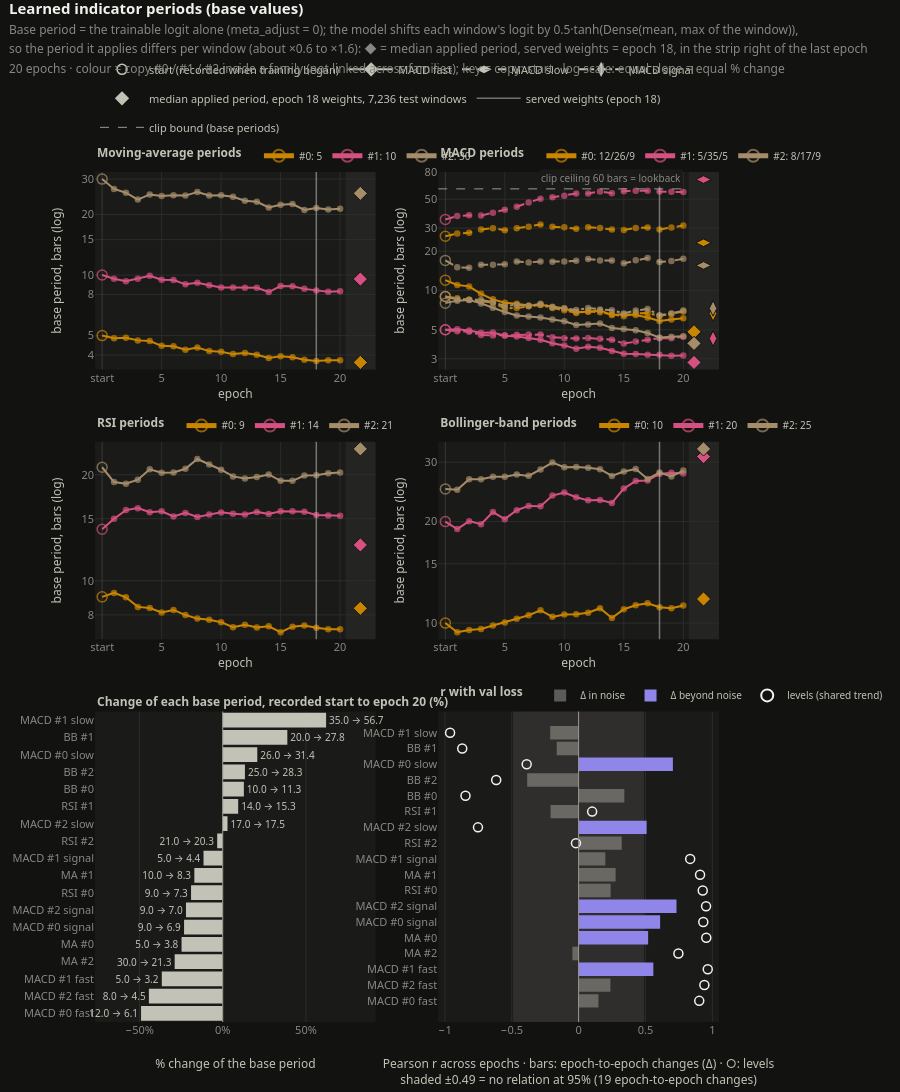

The code cell stored with this chart in its notebook:
### Markdown cell above
## Learned indicator periods

Base periods per epoch; the diamonds are the median applied (per-window shifted) periods of the served weights on the test windows.

### Code cell
applied = applied_periods(blocks["predictor"], test.X_raw, block="test")
Visualizations.build("indicator_evolution", metrics, cfg, applied=applied).show()
indicator_applied_periods(applied, cfg, metrics=metrics).show()
AT.styled(indicator_summary(metrics, cfg, applied=applied))
